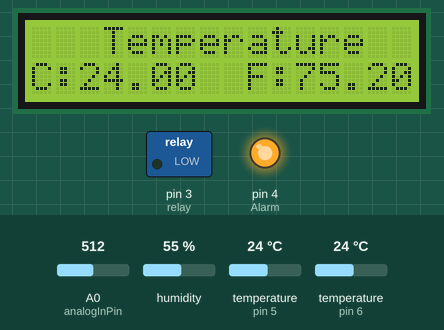
Bench run of a sketch on a simulated Arduino Uno, built with avr-gcc and run on an emulated ATmega328P. Shown: 16×2 character LCD, switched loads named in the sketch (green lamp = pin HIGH), output pins drawn as LEDs (lit = HIGH). The test bench sets the inputs (shaded band); at power-on: temperature (sensors on pin 5, pin 6) 24 °C, humidity 55 %, A0 (analogInPin) = 512. What the sketch prints to the serial monitor is not drawn.

Above: at 5.8 s.
5.9 s: temperature (sensor on pin 5) set to 41 °C
At 6.9 s:
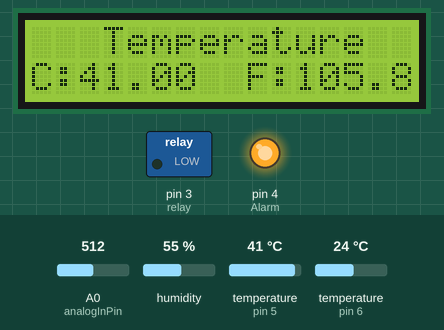
10.8 s: temperature (sensor on pin 6) set to 3 °C
At 15.5 s:
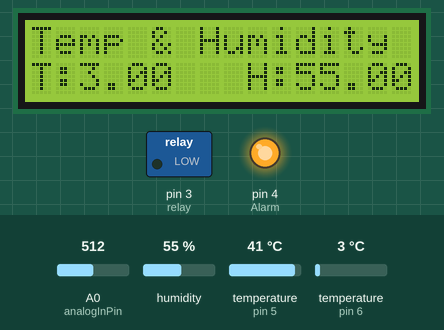
15.7 s: humidity set to 22 %
At 16.8 s:
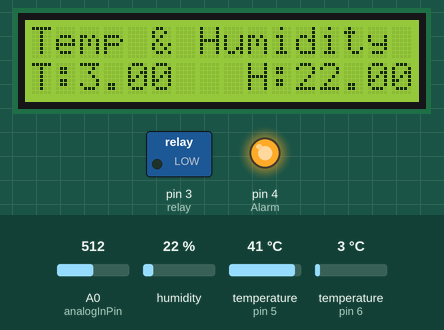
20.6 s: temperature (sensor on pin 5) set to 19 °C
At 25.3 s:
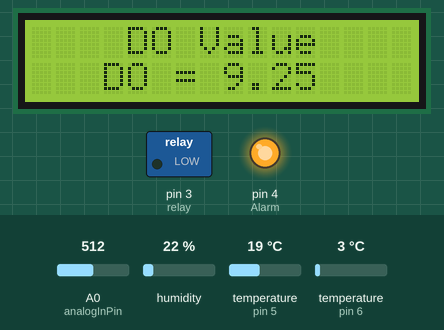
25.5 s: temperature (sensor on pin 5) set to 28 °C
At 26.8 s:
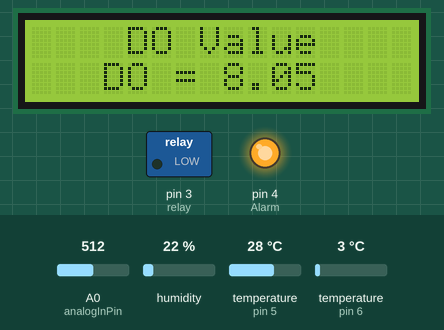
30.4 s: A0 (analogInPin) set to 306
At 35.0 s:
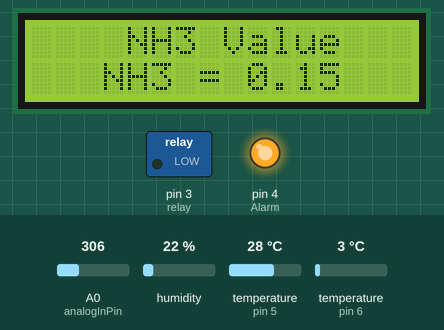
Timing chart, 0 to 36.3 s (numbered marks = the images above; inputs shaded):
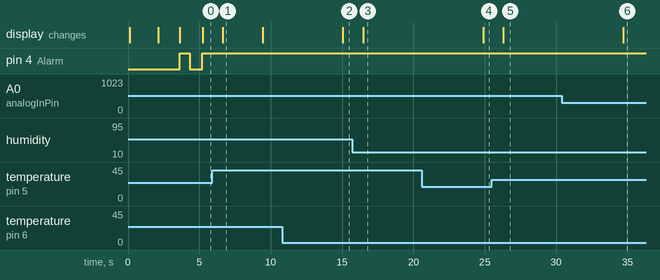

Measured:
- after the input at 5.9 s, the display: changes after 0.74 s (image 1)
- after the input at 10.8 s, the display: changes after 4.3 s (image 2)
- after the input at 15.7 s, the display: changes after 0.77 s (image 3)
- after the input at 20.6 s, the display: changes after 4.3 s (image 4)
- after the input at 25.5 s, the display: changes after 0.81 s (image 5)
- after the input at 30.4 s, the display: changes after 4.3 s (image 6)
- what the display in image 1 shows lasts 2.8 s, from 6.6 s to 9.4 s

The sketch:

vrf_water.ino
```cpp
/*****************************
  - Temperature Sensor [Header] -
*****************************/

#include <OneWire.h>
#include <DallasTemperature.h>
#include <Wire.h>
#include <LiquidCrystal_I2C.h>

LiquidCrystal_I2C lcd(0x27, 16, 2);
boolean isClear = true;


#define temperature 5
int Alarm = 4;
int relay = 3;
OneWire oneWire(temperature);

float DO;
double NH3;

DallasTemperature sensors(&oneWire);

float Celsius = 0;
float Fahrenheit = 0;

/***************************
  - pH Sensor [Header] -
***************************/

const int analogInPin = A0;
int sensorValue = 0;
unsigned long int avgValue;
float b;
int buf[10], temp;
float phValue;

/**************************
  DHT22 - Moisture Sensor
**************************/

#include <DHT22.h>
#define data 6  // D4 [DHT22 Port]

DHT22 dht22(data);
float t,h;

unsigned long currentTime = millis();
#define Timer (millis() - currentTime)
#define changeTime 5000  // เวลาที่ใช้ในการเปลี่ยนหน้าจอ 5 วินาที


/****************************
  - Main Start -
****************************/

void tempCompute() {
  sensors.requestTemperatures();

  Celsius = sensors.getTempCByIndex(0);
  Fahrenheit = sensors.toFahrenheit(Celsius);
}
void tempShow() {
  /****************************
    - Temperatures Loop Start -
  ****************************/
  lcd.setCursor(3, 0);
  lcd.print("Temperature");
  lcd.setCursor(0, 1);
  lcd.print("C:");
  lcd.print(Celsius);
  lcd.setCursor(9, 1);
  lcd.print("F:");
  lcd.print(Fahrenheit);
  /****************************
    - Temperatures Loop End -
  ****************************/
}
void pHCompute() {
  for (int i = 0; i < 10; i++) {
    buf[i] = analogRead(analogInPin);
    delay(10);
  }
  for (int i = 0; i < 9; i++) {
    for (int j = i + 1; j < 10; j++) {
      if (buf[i] > buf[j]) {
        temp = buf[i];
        buf[i] = buf[j];
        buf[j] = temp;
      }
    }
  }
  avgValue = 0;
  for (int i = 2; i < 8; i++)
    avgValue += buf[i];
  float pHVol = (float)avgValue * 5.0 / 1024 / 6;
  phValue = -5.70 * pHVol + 21.34;
}
void pHShow() {
  /************************
    - pH Loop Start -
  ************************/
  lcd.setCursor(1, 0);
  lcd.print("Potenz Hydrogen");
  lcd.setCursor(3, 1);
  lcd.print("pH = ");
  lcd.print(phValue);
  /***************************
    - pH Loop Ending -
  ***************************/
}
void dht22Compute() {
  t = dht22.getTemperature();
  h = dht22.getHumidity();
}
void dht22Show() {
  /***************************
    - DHT22 Loop Start
  ***************************/

  lcd.setCursor(0, 0);
  lcd.print("Temp & Humidity");
  lcd.setCursor(0, 1);
  lcd.print("T:");
  lcd.print(t);
  lcd.setCursor(9, 1);
  lcd.print("H:");
  lcd.print(h);

  /**************************
    - DHT22 Loop End
  **************************/
}

/****************************
  - Function For Condition -
****************************/

/************************
  - pH 0-14
  - ประมาณ 5-7 น้ำเปล่า
  - > 7 มีความบริสุทธิ์สูง เช่น น้ำกลั่น
  - < 5 มีความเป็นกรดสูง เช่น น้ำโค้ก น้ำอัดลม น้ำมะนาว
************************/

// มากกว่าเท่าไหร่ ถึงจะให้ Alarm()
#define phValuePeek 7 //<<--///แกค่า"pH"ตรงนี้

void Condition_pH(float phValue) {
  if (phValue > phValuePeek) {
    alarm();
  }
}

void alarm() {
  Serial.println(" Beep !!!!");
  digitalWrite(Alarm, HIGH);
}

/************************

 - DO System

*************************/
void ComputeDO() {
  if (Celsius >= 15 && Celsius <= 18) {
    DO = 9.75; // mg./L
  }
  else if (Celsius >= 18 && Celsius <= 20) {
    DO = 9.25; // mg./L
  }
  else if (Celsius >= 20 && Celsius <= 23) {
    DO = 8.85; // mg./L
  }
  else if (Celsius >= 23 && Celsius <= 25) {
    DO = 8.45; // mg./L
  }
  else if (Celsius >= 25 && Celsius <= 28) {
    DO = 8.05; // mg./L
  }
  else if (Celsius >= 28 && Celsius <= 30) {
    DO = 7.70; // mg./L
  }
  else if (Celsius >= 30 && Celsius <= 32) {
    DO = 7.30; // mg./L
  }
}

void Condition_DO() {
  if (DO >= 8.00) {
    offWaterPump();
  }
  else if (DO <= 4.00) {
    onWaterPump();
  }
}

void onWaterPump() {
  // สั่งเปิดปั้มน้ำ
}

void offWaterPump() {
 // สั่งปิดปั้มน้ำ
}

void DOShow() {
  lcd.setCursor(4, 0);
  lcd.print("DO Value");
  lcd.setCursor(3, 1);
  lcd.print("DO = ");
  lcd.print(DO);
}

/************************

 - NH3 System

*************************/
void ComputeNH3() {
  if (Celsius >= 20 && Celsius <= 25) {
    if (phValue >= 5 && phValue <= 6)
    {
      NH3 = 0.0;
    }
    else if (phValue >= 6 && phValue <= 7)
    {
      NH3 = 0.0002;
    }
    else if (phValue >= 7 && phValue <= 8)
    {
      NH3 = 0.002;
    }
    else if (phValue >= 8 && phValue <= 9)
    {
      NH3 = 0.0191;
    }
    else if (phValue >= 9 && phValue <= 9.5)
    {
      NH3 = 0.09;
    }
    else if (phValue >= 9.5)
    {
      NH3 = 0.112;
    }
  }
  else if (Celsius >= 25 && Celsius <= 28) {
    if (phValue >= 5 && phValue <= 6)
    {
      NH3 = 0.0;
    }
    else if (phValue >= 6 && phValue <= 7)
    {
      NH3 = 0.0003;
    }
    else if (phValue >= 7 && phValue <= 8)
    {
      NH3 = 0.0028;
    }
    else if (phValue >= 8 && phValue <= 9)
    {
      NH3 = 0.0269;
    }
    else if (phValue >= 9 && phValue <= 9.5)
    {
      NH3 = 0.124;
    }
    else if (phValue >= 9.5)
    {
      NH3 = 0.146;
    }
  }
  else if (Celsius >= 28 && Celsius <= 32) {
    if (phValue >= 5 && phValue <= 6)
    {
      NH3 = 0.0;
    }
    else if (phValue >= 6 && phValue <= 7)
    {
      NH3 = 0.0004;
    }
    else if (phValue >= 7 && phValue <= 8)
    {
      NH3 = 0.004;
    }
    else if (phValue >= 8 && phValue <= 9)
    {
      NH3 = 0.0124;
    }
    else if (phValue >= 9 && phValue <= 9.5)
    {
      NH3 = 0.181;
    }
    else if (phValue >= 9.5)
    {
      NH3 = 0.268;
    }
  }
  else if (Celsius >= 32 && Celsius <= 34) {
    if (phValue >= 5 && phValue <= 6)
    {
      NH3 = 0.0;
    }
    else if (phValue >= 6 && phValue <= 7)
    {
      NH3 = 0.0004;
    }
    else if (phValue >= 7 && phValue <= 8)
    {
      NH3 = 0.0124;
    }
    else if (phValue >= 8 && phValue <= 9)
    {
      NH3 = 0.0764;
    }
    else if (phValue >= 9 && phValue <= 9.5)
    {
      NH3 = 0.191;
    }
    else if (phValue >= 9.5)
    {
      NH3 = 0.336;
    }
  }
  else if (Celsius >= 34) {
    if (phValue >= 5 && phValue <= 6)
    {
      NH3 = 0.0;
    }
    else if (phValue >= 6 && phValue <= 7)
    {
      NH3 = 0.0005;
    }
    else if (phValue >= 7 && phValue <= 8)
    {
      NH3 = 0.0283;
    }
    else if (phValue >= 8 && phValue <= 9)
    {
      NH3 = 0.0885;
    }
    else if (phValue >= 9 && phValue <= 9.5)
    {
      NH3 = 0.269;
    }
    else if (phValue >= 9.5)
    {
      NH3 = 0.459;
    }
  }
}

void NH3Show() {
  lcd.setCursor(4, 0);
  lcd.print("NH3 Value");
  lcd.setCursor(3, 1);
  lcd.print("NH3 = ");
  lcd.print(NH3);
}

/****************************
  - Ending Code Document -
****************************/
void setup() {
  sensors.begin();
  Serial.begin(9600);
  pinMode(Alarm, OUTPUT);
  pinMode(relay, OUTPUT);
  digitalWrite(Alarm, LOW);
  digitalWrite(relay, LOW);
  delay(10);
  lcd.begin();
  lcd.backlight();
  lcd.setCursor(0, 0);
  lcd.print("Welcome to");
  lcd.setCursor(2, 1);
  lcd.print("My project");
  delay(2000);
  lcd.clear();
  lcd.setCursor(0, 0);
  lcd.print("By Friend Robot");
  delay(1500);
  lcd.clear();
  digitalWrite(Alarm, HIGH);
  delay(700);
  digitalWrite(Alarm, LOW);

  currentTime = millis();  // เริ่มต้น จับเวลา
  isClear=true;
}

void loop() {
  Serial.print("Time: ");
  Serial.println(Timer);
  /*************
  - เริ่มการเก็บค่า
  *************/
  tempCompute();
  pHCompute();
  dht22Compute();

  ComputeDO(); // หาค่า DO
  ComputeNH3(); // หาค่า NH3

  /*************
  - เริ่มต้นตรรกะ
  *************/
  Condition_pH(phValue); // ฟังชั่น ตรวจจับค่า pH

  Condition_DO(); // ฟังชั่น ตรวจจับค่า DO

  /*************
  - แสดงผล
  *************/
  if (Timer > (changeTime * 6.5 )) {
    currentTime = millis();  // Reset การจับเวลา
    isClear=true;
  }
  else if (Timer > (changeTime * 5 )) {
    // currentTime = millis();  // Reset การจับเวลา
    isClear=true;
  }
  else if (Timer > (changeTime * 3)) {
    isClear=true;
  }
  else if (Timer > (changeTime)) {
    isClear=true;
  }

  if (Timer > (changeTime * 6 )) {
    if (isClear){
      lcd.clear();
      isClear=false;
    }
    // Show NH3;
    NH3Show();
    delay(500);
  }
  else if (Timer > (changeTime * 4 )) {
    if (isClear){
      lcd.clear();
      isClear=false;
    }
    // Show DO;
    DOShow();
    delay(500);
  }
  else if (Timer > (changeTime * 2 )) {
    if (isClear){
      lcd.clear();
      isClear=false;
    }
    dht22Show();
    delay(500);
  } else if (Timer > (changeTime )) {
    if (isClear){
      lcd.clear();
      isClear=false;
    }
    pHShow();
    delay(500);
  }
  else if (Timer > 0) {
    if (isClear){
      lcd.clear();
      isClear=false;
    }
    tempShow();
    delay(500);
  }
}

/*****************************
  - Main End -
*****************************/
```
